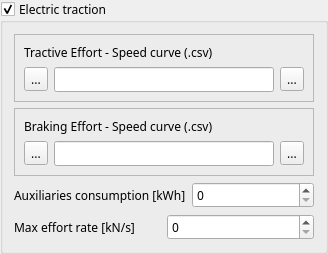
         <widget class="QGroupBox" name="gb_electric_traction">
          <property name="enabled">
           <bool>true</bool>
          </property>
          <property name="sizePolicy">
           <sizepolicy hsizetype="Expanding" vsizetype="Minimum">
            <horstretch>0</horstretch>
            <verstretch>0</verstretch>
           </sizepolicy>
          </property>
          <property name="font">
           <font>
            <family>Fira Sans Medium</family>
            <pointsize>9</pointsize>
           </font>
          </property>
          <property name="title">
           <string>Electric traction</string>
          </property>
          <property name="alignment">
           <set>Qt::AlignLeading|Qt::AlignLeft|Qt::AlignTop</set>
          </property>
          <property name="checkable">
           <bool>true</bool>
          </property>
          <property name="checked">
           <bool>true</bool>
          </property>
          <layout class="QVBoxLayout" name="verticalLayout">
           <item>
            <widget class="QFrame" name="frame">
             <property name="font">
              <font>
               <family>Fira Sans Medium</family>
               <pointsize>9</pointsize>
              </font>
             </property>
             <property name="frameShape">
              <enum>QFrame::StyledPanel</enum>
             </property>
             <property name="frameShadow">
              <enum>QFrame::Raised</enum>
             </property>
             <layout class="QVBoxLayout" name="verticalLayout_7">
              <item alignment="Qt::AlignLeft|Qt::AlignVCenter">
               <widget class="QLabel" name="label_57">
                <property name="sizePolicy">
                 <sizepolicy hsizetype="Expanding" vsizetype="Preferred">
                  <horstretch>40</horstretch>
                  <verstretch>0</verstretch>
                 </sizepolicy>
                </property>
                <property name="minimumSize">
                 <size>
                  <width>280</width>
                  <height>0</height>
                 </size>
                </property>
                <property name="font">
                 <font>
                  <family>Fira Sans Medium</family>
                  <pointsize>9</pointsize>
                 </font>
                </property>
                <property name="text">
                 <string>Tractive Effort - Speed curve (.csv) </string>
                </property>
               </widget>
              </item>
              <item>
               <layout class="QHBoxLayout" name="horizontalLayout_10">
                <item>
                 <widget class="QToolButton" name="E_TECurveEditButton">
                  <property name="font">
                   <font>
                    <family>Fira Sans Medium</family>
                    <pointsize>9</pointsize>
                    <kerning>true</kerning>
                   </font>
                  </property>
                  <property name="text">
                   <string>...</string>
                  </property>
                 </widget>
                </item>
                <item>
                 <widget class="QLineEdit" name="E_TECurveLoadFilename">
                  <property name="font">
                   <font>
                    <family>Fira Sans Medium</family>
                    <pointsize>9</pointsize>
                   </font>
                  </property>
                  <property name="readOnly">
                   <bool>true</bool>
                  </property>
                 </widget>
                </item>
                <item>
                 <widget class="QToolButton" name="E_TECurveLoadButton">
                  <property name="font">
                   <font>
                    <family>Fira Sans Medium</family>
                    <pointsize>9</pointsize>
                   </font>
                  </property>
                  <property name="text">
                   <string>...</string>
                  </property>
                 </widget>
                </item>
               </layout>
              </item>
             </layout>
            </widget>
           </item>
           <item>
            <widget class="QFrame" name="frame_2">
             <property name="font">
              <font>
               <family>Fira Sans Medium</family>
               <pointsize>9</pointsize>
              </font>
             </property>
             <property name="frameShape">
              <enum>QFrame::StyledPanel</enum>
             </property>
             <property name="frameShadow">
              <enum>QFrame::Raised</enum>
             </property>
             <layout class="QVBoxLayout" name="verticalLayout_11">
              <item alignment="Qt::AlignLeft">
               <widget class="QLabel" name="label_62">
                <property name="sizePolicy">
                 <sizepolicy hsizetype="Expanding" vsizetype="Preferred">
                  <horstretch>40</horstretch>
                  <verstretch>0</verstretch>
                 </sizepolicy>
                </property>
                <property name="minimumSize">
                 <size>
                  <width>280</width>
                  <height>0</height>
                 </size>
                </property>
                <property name="font">
                 <font>
                  <family>Fira Sans Medium</family>
                  <pointsize>9</pointsize>
                 </font>
                </property>
                <property name="text">
                 <string>Braking Effort - Speed curve (.csv) </string>
                </property>
               </widget>
              </item>
              <item>
               <layout class="QHBoxLayout" name="horizontalLayout_26">
                <item>
                 <widget class="QToolButton" name="E_BECurveEditButton">
                  <property name="font">
                   <font>
                    <family>Fira Sans Medium</family>
                    <pointsize>9</pointsize>
                    <kerning>true</kerning>
                   </font>
                  </property>
                  <property name="text">
                   <string>...</string>
                  </property>
                 </widget>
                </item>
                <item>
                 <widget class="QLineEdit" name="E_BECurveLoadFilename">
                  <property name="font">
                   <font>
                    <family>Fira Sans Medium</family>
                    <pointsize>9</pointsize>
                   </font>
                  </property>
                  <property name="readOnly">
                   <bool>true</bool>
                  </property>
                 </widget>
                </item>
                <item>
                 <widget class="QToolButton" name="E_BECurveLoadButton">
                  <property name="sizePolicy">
                   <sizepolicy hsizetype="Fixed" vsizetype="Fixed">
                    <horstretch>0</horstretch>
                    <verstretch>0</verstretch>
                   </sizepolicy>
                  </property>
                  <property name="font">
                   <font>
                    <family>Fira Sans Medium</family>
                    <pointsize>9</pointsize>
                   </font>
                  </property>
                  <property name="text">
                   <string>...</string>
                  </property>
                 </widget>
                </item>
               </layout>
              </item>
             </layout>
            </widget>
           </item>
           <item>
            <layout class="QHBoxLayout" name="horizontalLaya_6">
             <item>
              <widget class="QLabel" name="label_E_AUX_CONS">
               <property name="font">
                <font>
                 <family>Fira Sans Medium</family>
                 <pointsize>9</pointsize>
                </font>
               </property>
               <property name="text">
                <string>Auxiliaries consumption [kWh]</string>
               </property>
              </widget>
             </item>
             <item>
              <widget class="QSpinBox" name="E_AUX_CONS">
               <property name="font">
                <font>
                 <family>Fira Sans Medium</family>
                 <pointsize>9</pointsize>
                </font>
               </property>
               <property name="wrapping">
                <bool>false</bool>
               </property>
               <property name="specialValueText">
                <string/>
               </property>
               <property name="suffix">
                <string/>
               </property>
               <property name="maximum">
                <number>999</number>
               </property>
              </widget>
             </item>
            </layout>
           </item>
           <item>
            <layout class="QHBoxLayout" name="horizontalLaya_11">
             <item>
              <widget class="QLabel" name="label_E_MAX_RATE">
               <property name="font">
                <font>
                 <family>Fira Sans Medium</family>
                 <pointsize>9</pointsize>
                </font>
               </property>
               <property name="text">
                <string>Max effort rate [kN/s]</string>
               </property>
              </widget>
             </item>
             <item>
              <widget class="QSpinBox" name="E_MAX_RATE">
               <property name="font">
                <font>
                 <family>Fira Sans Medium</family>
                 <pointsize>9</pointsize>
                </font>
               </property>
               <property name="wrapping">
                <bool>false</bool>
               </property>
               <property name="specialValueText">
                <string/>
               </property>
               <property name="suffix">
                <string/>
               </property>
               <property name="maximum">
                <number>999</number>
               </property>
              </widget>
             </item>
            </layout>
           </item>
          </layout>
         </widget>
